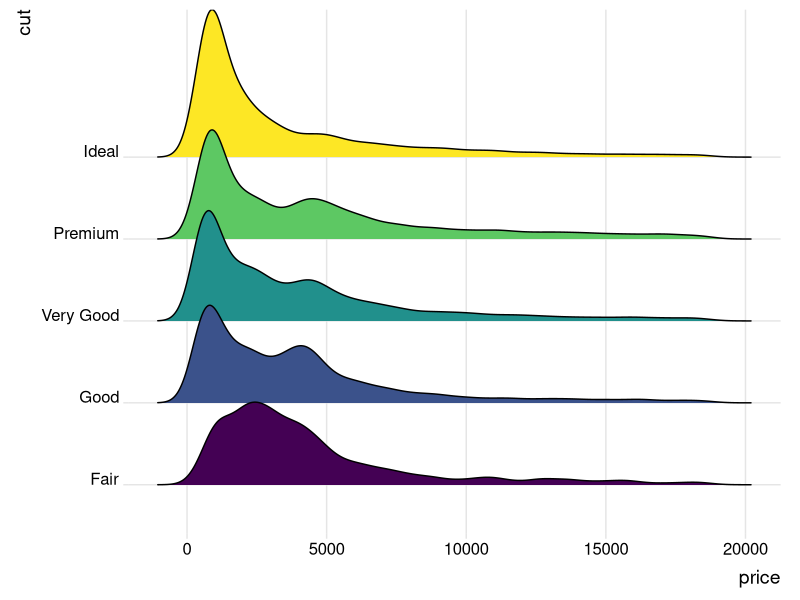
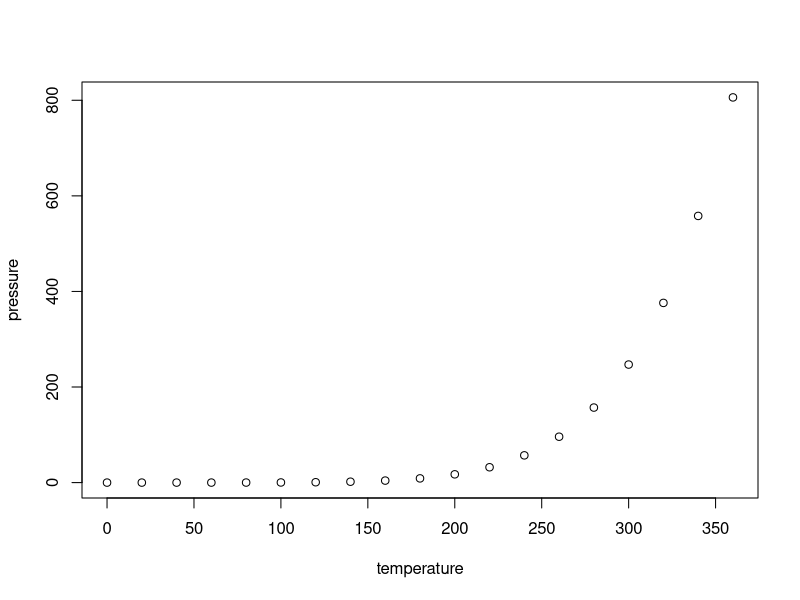

R code for these plots, in order:
## ---- chunk 1
knitr::opts_chunk$set(echo = TRUE)
require(ggridges)
require(ggplot2)
## ---- chunk 2

ggplot(diamonds, aes(x = price, y = cut, fill = cut)) +
  geom_density_ridges() +
  theme_ridges() + 
  theme(legend.position = "none")
## ---- chunk 3
plot(pressure)
